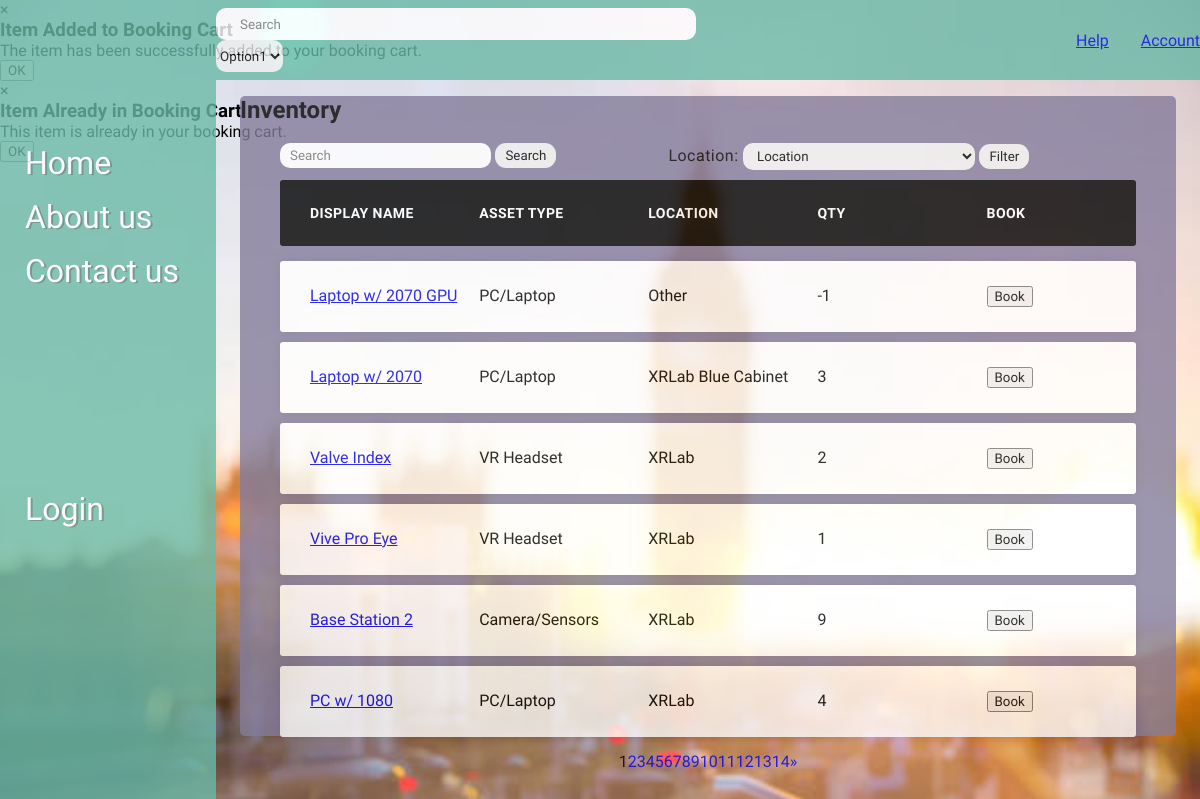
Screenshot of /inventory/ with the database file from the repository.
### inventory/models.py (models this page shows, shortened)
class Equipment(models.Model):
    display_name = models.CharField(max_length=100)
    asset_type = models.CharField(max_length=100)
    location = models.CharField(max_length=100)
    quantity = models.IntegerField()
    instock_items = models.IntegerField(('zipcode'), null=True, blank=True)
    comments = models.CharField(max_length=100, blank=True)

### inventory/views.py (the view, shortened to what this page needs)
# urls.py: path('', all_equipment, name='inventory'),
def all_equipment(request):
    if request.GET.get('locationsort'):
        locationsort = request.GET.get('locationsort')
        equip_list = Equipment.objects.filter(location=locationsort)
        page = request.GET.get('page', 1)
        paginator = Paginator(equip_list, 6)
        try:
            equipments = paginator.page(page)
        except PageNotAnInteger:
            equipments = paginator.page(1)
        except EmptyPage:
            equipments = paginator.page(paginator.num_pages)
        return render(request, 'inventory/inventory.html', {'query':locationsort, 'equipments': equipments})
    else:
        report = reports.objects.get(id=1)
        firstObject = Equipment.objects.all().first()
        lastObject = Equipment.objects.all().last()
        iterationCount = lastObject.id
        report.totalItems = 0
        i = firstObject.id
        while i <= iterationCount:
            try:
                currentObject = Equipment.objects.get(id=i)
                report.totalItems = report.totalItems + currentObject.quantity
                i = i + 1
            except:
                i = i + 1
                continue
        report.save()
        currentUser = request.user
        equip_list = Equipment.objects.all()
        page = request.GET.get('page', 1)
        paginator = Paginator(equip_list, 6)
        try:
            equipments = paginator.page(page)
        except PageNotAnInteger:
            equipments = paginator.page(1)
        except EmptyPage:
            equipments = paginator.page(paginator.num_pages)
        return render(request, 'inventory/inventory.html', { 'equipments': equipments,  "currentUser" : currentUser} )

### inventory/templates/inventory/inventory.html (shortened to what this page needs)
{% extends 'base.html' %}
{% load static %}
{% block content %}
{% with userType=currentUser.is_superuser %}
<link rel="stylesheet" type="text/css" href="{% static 'css/inventorystyle.css' %}">
    {% if userType == False %}
    <h2>Inventory</h2>
    <br />
    <ul class="responsive-table">
        <div class="search-and-sort">
        <form class="search-field" role="search" method="POST">
            <input
               class="search-input"
               type="search"
               placeholder="Search"
               name="search_query"
               required aria-label="Search"
            >
            <button class="search-button" type="submit">Search</button>
        </form>
        <form class="sort-field" method="get">
            <label for="locationsort">Location: </label>
            <select class="sort-select" name="locationsort">
                <option value = "">Location</option>
             </select>
             <input class="search-button" type="submit" value="Filter" />
        </form>
        </div>
        <li class="table-header">
            <div class="col col-1">Display name</div>
            <div class="col col-2">Asset Type</div>
            <div class="col col-3">Location</div>
            <div class="col col-4">Qty</div>
            <div class="col col-5">Book</div>
        </li>
        {% for equipment in equipments %}
        <li class="table-row">
            <div class="col col-1" data-label="Display name">
                <a href="{% url 'detail' equipment.id %}">{{ equipment.display_name }}</a>
            </div>
            <div class="col col-2" data-label="Asset Type">{{ equipment.asset_type }}</div>
            <div class="col col-3" data-label="Location"> {{ equipment.location  }}</div>
            <div class="col col-4" data-label="Qty">{{ equipment.quantity }}</div>
            <div class="col col-5" data-label="Book">
                <form action="{% url 'add_to_cart' %}" method="post" id="add-to-cart-form-{{ equipment.id }}">
                    <button type="button" class="buy-now-button" onclick="addToCart({{ equipment.id }})">Book</button>
                </form>
            </div>
        </li>
        {% endfor %}
    </ul>
    {% if equipments.has_other_pages %}
    <div class="inventory-pagination">
        {% for i in equipments.paginator.page_range %}
            {% if equipments.number == i %}
                <span class="page-number page-current">{{ i }}</span>
            {% else %}
                <a class="page-number" href="?page={{ i }}">{{ i }}</a>
            {% endif %}
        {% endfor %}
        {% if equipments.has_next %}
        <a class="page-action" href="?page={{ equipments.next_page_number }}">&raquo</a>
        {% endif %}
    </div>
    {% endif %}
    {% else %}
        <h2>ERROR 401: Unauthorised access! User authentication is required!</h2>
    {% endif %}
</div>
<div class="custom-prompt" id="addToCartPrompt">
    <div class="prompt-content">
        <span class="close-button" onclick="closePrompt('addToCartPrompt')">×</span>
        <h3 class="prompt-title">Item Added to Booking Cart</h3>
        <p>The item has been successfully added to your booking cart.</p>
        <div class="prompt-buttons">
            <button class="confirm-button" onclick="closePrompt('addToCartPrompt')">OK</button>
        </div>
    </div>
</div>
<div class="custom-prompt" id="alreadyInCartPrompt">
    <div class="prompt-content">
        <span class="close-button" onclick="closePrompt('alreadyInCartPrompt')">×</span>
        <h3 class="prompt-title">Item Already in Booking Cart</h3>
        <p>This item is already in your booking cart. </p>
        <div class="prompt-buttons">
            <button class="confirm-button" onclick="closePrompt('alreadyInCartPrompt')">OK</button>
        </div>
    </div>
</div>
{% endwith %}
{% endblock content %}

### static/css/style.css (style rules this page uses)
:root { --purple: #847c9c; --blue: #6BBAA7; --grey: #d9d9d9; --orange: #fba100; }
* { margin: 0; font-family: "League Spartan", sans-serif; }
body { background-image: url('background_image.jpg'); background-repeat: no-repeat; background-size: cover; }

### inventory/static/css/inventorystyle.css (style rules this page uses)
.inventory-pagination { display: flex; margin-top: 15px; align-items: center; justify-content: center; }
.inventory-pagination a { text-decoration: none; }

### rows the page displays
Equipment: display_name "Laptop w/ 2070 GPU", asset_type "PC/Laptop", location "Other", quantity "-1"
Equipment: display_name "Laptop w/ 2070", asset_type "PC/Laptop", location "XRLab Blue Cabinet", quantity "3"
Equipment: display_name "Valve Index", asset_type "VR Headset", location "XRLab", quantity "2"
Equipment: display_name "Vive Pro Eye", asset_type "VR Headset", location "XRLab", quantity "1"
Equipment: display_name "Base Station 2", asset_type "Camera/Sensors", location "XRLab", quantity "9"
Equipment: display_name "PC w/ 1080", asset_type "PC/Laptop", location "XRLab", quantity "4"

### other values shown
{{ i }} "1"
{{ i }} "2" "3" "4" "5" "6" "7" "8" "9" "10" "11" "12" "13" "14"
